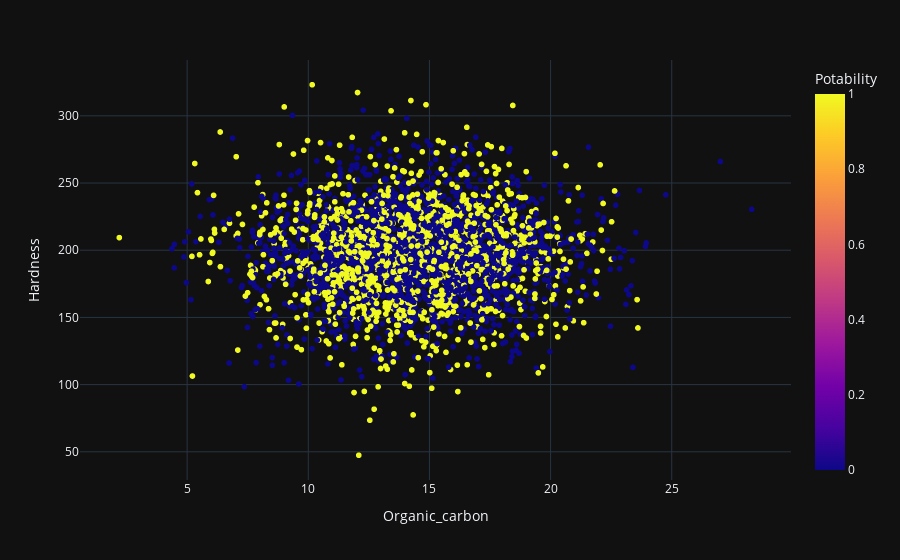

The notebook cell this image was saved under:
### Code cell
fig = px.scatter(df2,x ="Organic_carbon",y="Hardness",color= "Potability",template="plotly_dark")
fig.show()
# sulfate and solids's similarity is a 0.04 and here is the distribution of those data

### Figure 1 — Plotly figure (JSON) as saved in the notebook; plotly's stock layout.template omitted (floating-point values rounded to 4 significant figures; data arrays with more than 128 entries replaced by an {"elided": "..."} marker saying what was removed)
{"data": [{"hovertemplate": "Organic_carbon=%{x}<br>Hardness=%{y}<br>Potability=%{marker.color}<extra></extra>", "legendgroup": "", "marker": {"color": {"elided": "3276 int values"}, "coloraxis": "coloraxis", "symbol": "circle"}, "mode": "markers", "name": "", "showlegend": false, "type": "scattergl", "x": {"elided": "3276 float values"}, "xaxis": "x", "y": {"elided": "3276 float values"}, "yaxis": "y"}], "layout": {"coloraxis": {"colorbar": {"title": {"text": "Potability"}}, "colorscale": [[0, "#0d0887"], [0.1111, "#46039f"], [0.2222, "#7201a8"], [0.3333, "#9c179e"], [0.4444, "#bd3786"], [0.5556, "#d8576b"], [0.6667, "#ed7953"], [0.7778, "#fb9f3a"], [0.8889, "#fdca26"], [1, "#f0f921"]]}, "legend": {"tracegroupgap": 0}, "margin": {"t": 60}, "xaxis": {"anchor": "y", "domain": [0, 1], "title": {"text": "Organic_carbon"}}, "yaxis": {"anchor": "x", "domain": [0, 1], "title": {"text": "Hardness"}}}}
